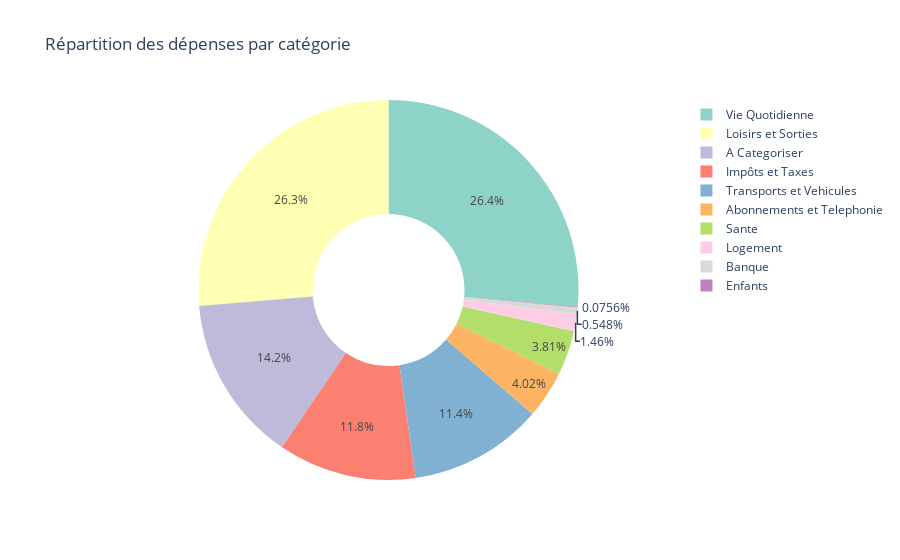

Here is the notebook cell this chart was saved with:
### Code cell
# Regrouper par catégorie et sommer les montants
category_expenses = df_expenses.groupby("Categorie operation")["Montant operation"].sum().reset_index()
# Créer le pie chart
fig1 = px.pie(
    category_expenses,
    names="Categorie operation",
    values="Montant operation",
    title="Répartition des dépenses par catégorie",
    hole=0.4,
    color_discrete_sequence=px.colors.qualitative.Set3 
)

fig1.show()

### Figure 1 — Plotly figure (JSON) as saved in the notebook; plotly's stock layout.template omitted (floating-point values rounded to 4 significant figures)
{"data": [{"domain": {"x": [0, 1], "y": [0, 1]}, "hole": 0.4, "hovertemplate": "Categorie operation=%{label}<br>Montant operation=%{value}<extra></extra>", "labels": ["A Categoriser", "Abonnements et Telephonie", "Banque", "Enfants", "Impôts et Taxes", "Logement", "Loisirs et Sorties", "Sante", "Transports et Vehicules", "Vie Quotidienne"], "legendgroup": "", "name": "", "showlegend": true, "type": "pie", "values": [3375, 957.3, 130.4, 17.98, 2802, 347.4, 6268.0, 907.3, 2708.0, 6282.0]}], "layout": {"legend": {"tracegroupgap": 0}, "piecolorway": ["rgb(141,211,199)", "rgb(255,255,179)", "rgb(190,186,218)", "rgb(251,128,114)", "rgb(128,177,211)", "rgb(253,180,98)", "rgb(179,222,105)", "rgb(252,205,229)", "rgb(217,217,217)", "rgb(188,128,189)", "rgb(204,235,197)", "rgb(255,237,111)"], "title": {"text": "Répartition des dépenses par catégorie"}}}
